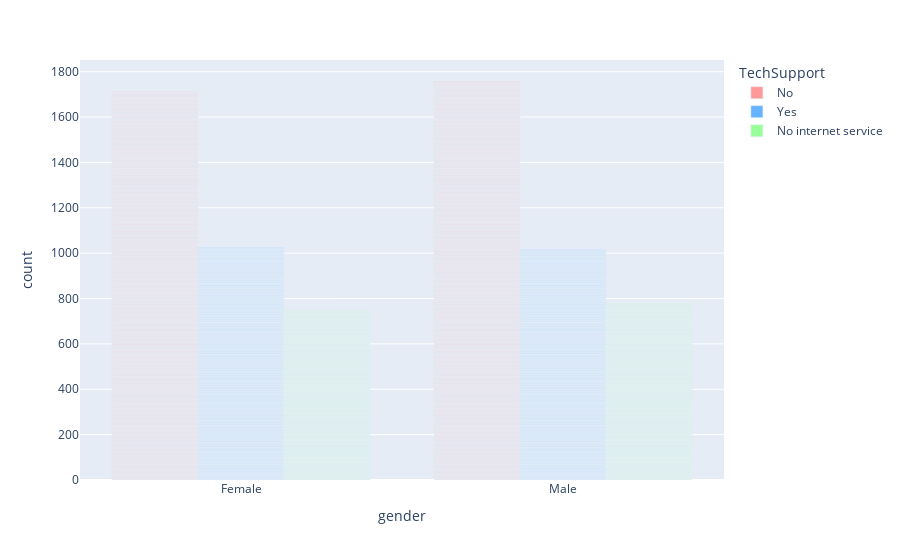

Notebook code for this chart:
### Code cell
fig = px.bar(df,x="gender",color="TechSupport",  color_discrete_sequence=custom_palette, barmode="group")
fig.show()

### Figure 1 — Plotly figure (JSON) as saved in the notebook; plotly's stock layout.template omitted (floating-point values rounded to 4 significant figures; data arrays with more than 128 entries replaced by an {"elided": "..."} marker saying what was removed)
{"data": [{"alignmentgroup": "True", "hovertemplate": "TechSupport=No<br>gender=%{x}<br>count=%{y}<extra></extra>", "legendgroup": "No", "marker": {"color": "#FF9999", "pattern": {"shape": ""}}, "name": "No", "offsetgroup": "No", "orientation": "v", "showlegend": true, "textposition": "auto", "type": "bar", "x": {"elided": "3473 str values"}, "xaxis": "x", "y": {"elided": "3473 int values"}, "yaxis": "y"}, {"alignmentgroup": "True", "hovertemplate": "TechSupport=Yes<br>gender=%{x}<br>count=%{y}<extra></extra>", "legendgroup": "Yes", "marker": {"color": "#66B3FF", "pattern": {"shape": ""}}, "name": "Yes", "offsetgroup": "Yes", "orientation": "v", "showlegend": true, "textposition": "auto", "type": "bar", "x": {"elided": "2044 str values"}, "xaxis": "x", "y": {"elided": "2044 int values"}, "yaxis": "y"}, {"alignmentgroup": "True", "hovertemplate": "TechSupport=No internet service<br>gender=%{x}<br>count=%{y}<extra></extra>", "legendgroup": "No internet service", "marker": {"color": "#99FF99", "pattern": {"shape": ""}}, "name": "No internet service", "offsetgroup": "No internet service", "orientation": "v", "showlegend": true, "textposition": "auto", "type": "bar", "x": {"elided": "1526 str values"}, "xaxis": "x", "y": {"elided": "1526 int values"}, "yaxis": "y"}], "layout": {"autosize": true, "barmode": "group", "legend": {"title": {"text": "TechSupport"}, "tracegroupgap": 0}, "margin": {"t": 60}, "xaxis": {"anchor": "y", "autorange": true, "domain": [0, 1], "range": [-0.5, 1.5], "title": {"text": "gender"}, "type": "category"}, "yaxis": {"anchor": "x", "autorange": true, "domain": [0, 1], "range": [0, 1852.0], "title": {"text": "count"}, "type": "linear"}}}
